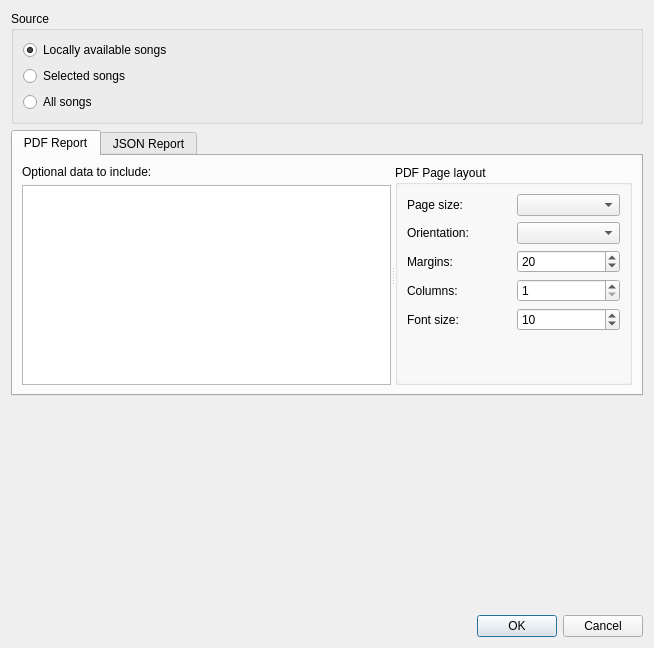
<?xml version="1.0" encoding="UTF-8"?>
<ui version="4.0">
 <class>Dialog</class>
 <widget class="QDialog" name="Dialog">
  <property name="geometry">
   <rect>
    <x>0</x>
    <y>0</y>
    <width>654</width>
    <height>648</height>
   </rect>
  </property>
  <property name="sizePolicy">
   <sizepolicy hsizetype="Preferred" vsizetype="Preferred">
    <horstretch>0</horstretch>
    <verstretch>0</verstretch>
   </sizepolicy>
  </property>
  <property name="minimumSize">
   <size>
    <width>0</width>
    <height>0</height>
   </size>
  </property>
  <property name="windowTitle">
   <string>New Report</string>
  </property>
  <layout class="QVBoxLayout" name="verticalLayout_5">
   <item>
    <widget class="QGroupBox" name="groupBox_source">
     <property name="title">
      <string>Source</string>
     </property>
     <layout class="QVBoxLayout" name="verticalLayout_3">
      <item>
       <widget class="QRadioButton" name="radioButton_locally_available_songs">
        <property name="text">
         <string>Locally available songs</string>
        </property>
        <property name="checked">
         <bool>true</bool>
        </property>
       </widget>
      </item>
      <item>
       <widget class="QRadioButton" name="radioButton_selected_songs">
        <property name="text">
         <string>Selected songs</string>
        </property>
       </widget>
      </item>
      <item>
       <widget class="QRadioButton" name="radioButton_all_songs">
        <property name="text">
         <string>All songs</string>
        </property>
       </widget>
      </item>
     </layout>
    </widget>
   </item>
   <item>
    <widget class="QTabWidget" name="tabWidget_report_type">
     <property name="minimumSize">
      <size>
       <width>0</width>
       <height>200</height>
      </size>
     </property>
     <property name="currentIndex">
      <number>0</number>
     </property>
     <widget class="QWidget" name="tab_pdf">
      <attribute name="title">
       <string>PDF Report</string>
      </attribute>
      <layout class="QVBoxLayout" name="verticalLayout_2">
       <item>
        <widget class="QSplitter" name="splitter">
         <property name="orientation">
          <enum>Qt::Orientation::Horizontal</enum>
         </property>
         <widget class="QWidget" name="layoutWidget">
          <layout class="QVBoxLayout" name="verticalLayout_columns">
           <item>
            <widget class="QLabel" name="label_7">
             <property name="text">
              <string>Optional data to include:</string>
             </property>
            </widget>
           </item>
           <item>
            <widget class="QListWidget" name="optional_columns"/>
           </item>
          </layout>
         </widget>
         <widget class="QWidget" name="layoutWidget1">
          <layout class="QVBoxLayout" name="verticalLayout_settings">
           <item>
            <widget class="QGroupBox" name="groupBox_page_layout">
             <property name="title">
              <string>PDF Page layout</string>
             </property>
             <layout class="QGridLayout" name="gridLayout">
              <item row="3" column="0">
               <widget class="QLabel" name="label_columns">
                <property name="text">
                 <string>Columns:</string>
                </property>
               </widget>
              </item>
              <item row="4" column="0">
               <widget class="QLabel" name="label_font_size">
                <property name="text">
                 <string>Font size:</string>
                </property>
               </widget>
              </item>
              <item row="0" column="0">
               <widget class="QLabel" name="label_pagesize">
                <property name="text">
                 <string>Page size:</string>
                </property>
               </widget>
              </item>
              <item row="1" column="1">
               <widget class="QComboBox" name="comboBox_pdf_orientation"/>
              </item>
              <item row="4" column="1">
               <widget class="QSpinBox" name="spinBox_pdf_font_size">
                <property name="minimum">
                 <number>7</number>
                </property>
                <property name="maximum">
                 <number>20</number>
                </property>
                <property name="value">
                 <number>10</number>
                </property>
               </widget>
              </item>
              <item row="3" column="1">
               <widget class="QSpinBox" name="spinBox_pdf_columns">
                <property name="minimum">
                 <number>1</number>
                </property>
                <property name="maximum">
                 <number>4</number>
                </property>
               </widget>
              </item>
              <item row="1" column="0">
               <widget class="QLabel" name="label_orientation">
                <property name="text">
                 <string>Orientation:</string>
                </property>
               </widget>
              </item>
              <item row="0" column="1">
               <widget class="QComboBox" name="comboBox_pdf_pagesize"/>
              </item>
              <item row="2" column="1">
               <widget class="QSpinBox" name="spinBox_pdf_margin">
                <property name="minimum">
                 <number>10</number>
                </property>
                <property name="maximum">
                 <number>30</number>
                </property>
                <property name="singleStep">
                 <number>5</number>
                </property>
                <property name="value">
                 <number>20</number>
                </property>
               </widget>
              </item>
              <item row="2" column="0">
               <widget class="QLabel" name="label_margin">
                <property name="text">
                 <string>Margins:</string>
                </property>
               </widget>
              </item>
              <item row="5" column="1">
               <spacer name="verticalSpacer_3">
                <property name="orientation">
                 <enum>Qt::Orientation::Vertical</enum>
                </property>
                <property name="sizeHint" stdset="0">
                 <size>
                  <width>20</width>
                  <height>40</height>
                 </size>
                </property>
               </spacer>
              </item>
             </layout>
            </widget>
           </item>
          </layout>
         </widget>
        </widget>
       </item>
      </layout>
     </widget>
     <widget class="QWidget" name="tab_json">
      <attribute name="title">
       <string>JSON Report</string>
      </attribute>
      <layout class="QVBoxLayout" name="verticalLayout_4">
       <item>
        <layout class="QHBoxLayout" name="horizontalLayout">
         <item>
          <widget class="QLabel" name="label_json_indent">
           <property name="text">
            <string>Indent:</string>
           </property>
          </widget>
         </item>
         <item>
          <widget class="QSpinBox" name="spinBox_json_indent">
           <property name="minimum">
            <number>2</number>
           </property>
           <property name="maximum">
            <number>4</number>
           </property>
           <property name="singleStep">
            <number>2</number>
           </property>
           <property name="value">
            <number>4</number>
           </property>
          </widget>
         </item>
         <item>
          <spacer name="horizontalSpacer">
           <property name="orientation">
            <enum>Qt::Orientation::Horizontal</enum>
           </property>
           <property name="sizeHint" stdset="0">
            <size>
             <width>40</width>
             <height>20</height>
            </size>
           </property>
          </spacer>
         </item>
        </layout>
       </item>
       <item>
        <spacer name="verticalSpacer_2">
         <property name="orientation">
          <enum>Qt::Orientation::Vertical</enum>
         </property>
         <property name="sizeHint" stdset="0">
          <size>
           <width>20</width>
           <height>40</height>
          </size>
         </property>
        </spacer>
       </item>
      </layout>
     </widget>
    </widget>
   </item>
   <item>
    <spacer name="verticalSpacer">
     <property name="orientation">
      <enum>Qt::Orientation::Vertical</enum>
     </property>
     <property name="sizeHint" stdset="0">
      <size>
       <width>20</width>
       <height>40</height>
      </size>
     </property>
    </spacer>
   </item>
   <item>
    <widget class="QDialogButtonBox" name="buttonBox">
     <property name="orientation">
      <enum>Qt::Orientation::Horizontal</enum>
     </property>
     <property name="standardButtons">
      <set>QDialogButtonBox::StandardButton::Cancel|QDialogButtonBox::StandardButton::Ok</set>
     </property>
    </widget>
   </item>
  </layout>
 </widget>
 <resources>
  <include location="../resources/resources.qrc"/>
 </resources>
 <connections>
  <connection>
   <sender>buttonBox</sender>
   <signal>accepted()</signal>
   <receiver>Dialog</receiver>
   <slot>accept()</slot>
   <hints>
    <hint type="sourcelabel">
     <x>248</x>
     <y>254</y>
    </hint>
    <hint type="destinationlabel">
     <x>157</x>
     <y>274</y>
    </hint>
   </hints>
  </connection>
  <connection>
   <sender>buttonBox</sender>
   <signal>rejected()</signal>
   <receiver>Dialog</receiver>
   <slot>reject()</slot>
   <hints>
    <hint type="sourcelabel">
     <x>316</x>
     <y>260</y>
    </hint>
    <hint type="destinationlabel">
     <x>286</x>
     <y>274</y>
    </hint>
   </hints>
  </connection>
 </connections>
</ui>
